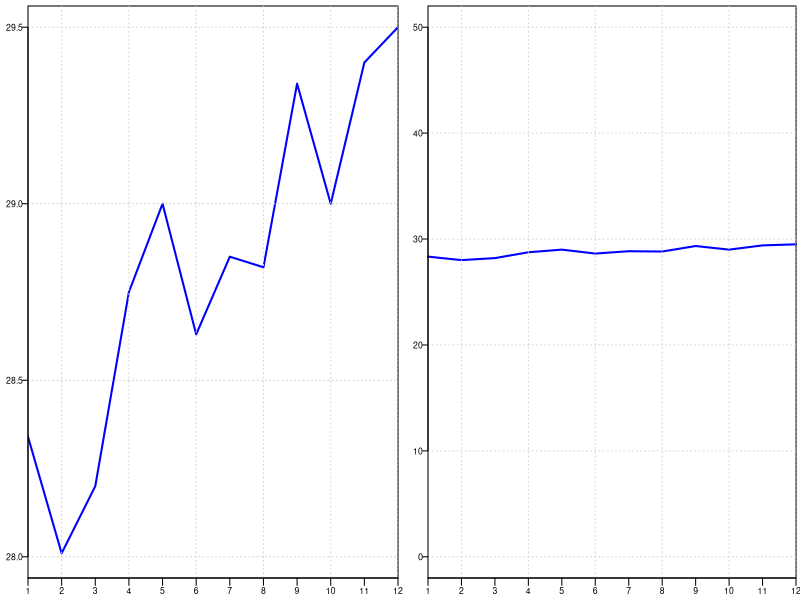

The R source for this figure:
library(png)

y = c(28.34, 28.01, 28.20, 28.75, 29.00, 28.63, 
      28.85, 28.82, 29.34, 29.00, 29.40, 29.50)
x = seq(1, 12, 1)

png("escalaLineas.png", width=1350, height=650, res = 300)
par(mar=c(1, 1.3, 0.2, 0) + 0.1, mgp = c(0,0,0), mfrow=c(1,2))
t=0.6

plot(x, y, type = "l", xlab="", ylab="", 
     ylim=c(28, 29.5), xpd = FALSE,  yaxt='n',  xaxt='n', xaxs="i",
     lwd=2, col = "blue"
)
grid()
axis(1, at=x, tck=-0.02, cex.axis=t-0.08, padj = -0)
axis(2, at=seq(28, 29.5, 0.5), las=1, tck=-0.015, hadj = 1.3, cex.axis=t-0.08)

par(mar=c(1, 1.3, 0.2, 0.1) + 0.1, mgp = c(0,0,0))
plot(x, y, type = "l", xlab="", ylab="", 
     ylim=c(0, 50), xpd = NA,  yaxt='n',  xaxt='n', xaxs="i",
     lwd=2, col = "blue"
)
grid()
axis(1, at=x, tck=-0.02, cex.axis=t-0.08, padj = -0)
axis(2, at=seq(10, 50, 10), las=1, tck=-0.015, hadj = 1.5, cex.axis=t-0.08)
axis(2, at=0, las=1, tck=-0.015, hadj = 2, cex.axis=t-0.05)



dev.off()
